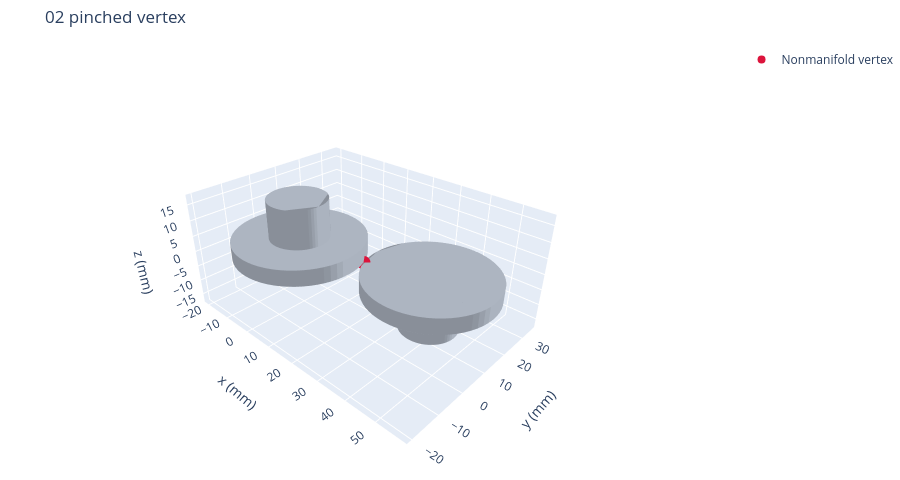

Write notebook code for a chart like this one.
### Markdown cell above
## P2 — nonmanifold point contact

Two closed surfaces share one vertex (red marker). There are **no free edges**. The live pipeline must still refuse welding because the shared vertex is nonmanifold; there is no automatic repaired model for this case.

### Code cell
show_case("02_pinched_vertex").show(renderer="plotly_mimetype")

### Figure 1 — Plotly figure (JSON) as saved in the notebook; plotly's stock layout.template omitted (floating-point values rounded to 4 significant figures; data arrays with more than 128 entries replaced by an {"elided": "..."} marker saying what was removed)
{"data": [{"facecolor": {"elided": "1016 str values"}, "flatshading": true, "hoverinfo": "name", "i": {"elided": "1016 int values"}, "j": {"elided": "1016 int values"}, "k": {"elided": "1016 int values"}, "name": "02_pinched_vertex", "showscale": false, "type": "mesh3d", "x": {"elided": "511 float values"}, "y": {"elided": "511 float values"}, "z": {"elided": "511 float values"}}, {"hoverinfo": "name", "marker": {"color": "#DC143C", "size": 8}, "mode": "markers", "name": "Nonmanifold vertex", "type": "scatter3d", "x": [18.48], "y": [7.654], "z": [0.0]}], "layout": {"height": 480, "margin": {"b": 0, "l": 0, "r": 0, "t": 45}, "scene": {"aspectmode": "data", "camera": {"eye": {"x": 1.6, "y": -1.7, "z": 1.35}}, "xaxis": {"title": {"text": "x (mm)"}}, "yaxis": {"title": {"text": "y (mm)"}}, "zaxis": {"title": {"text": "z (mm)"}}}, "showlegend": true, "title": {"text": "02 pinched vertex"}}}
